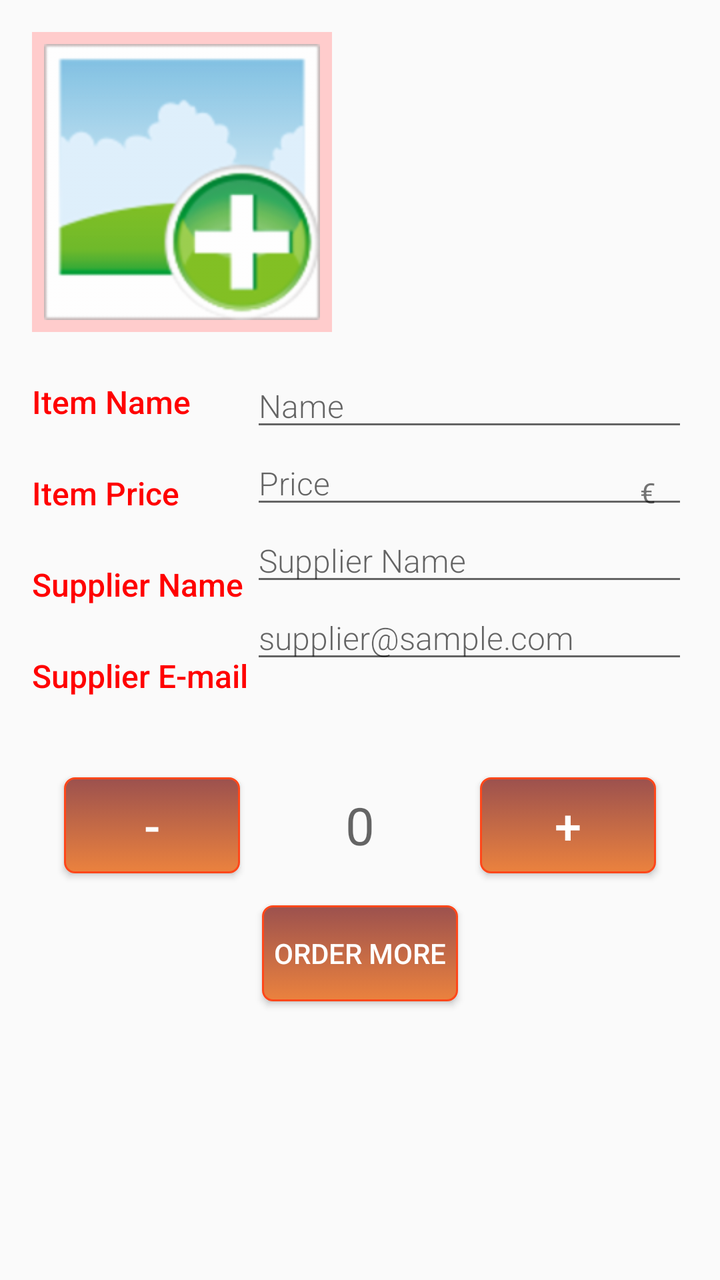
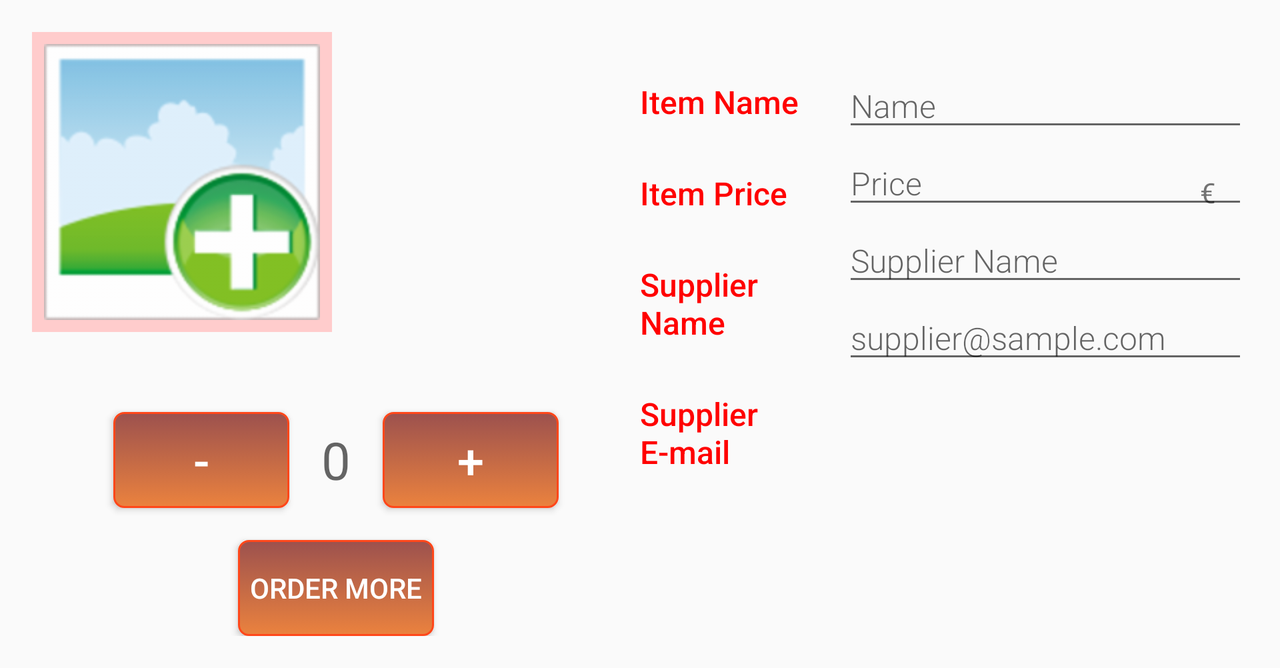

An Android layout and its configuration variant, each rendered on a device that would load it. The default file and the variant file are quoted in full after the pictures.
<!-- AndroidManifest.xml: application theme AppTheme -->
<!-- res/layout/activity_editor.xml -->
<?xml version="1.0" encoding="utf-8"?>
<LinearLayout xmlns:android="http://schemas.android.com/apk/res/android"
    xmlns:tools="http://schemas.android.com/tools"
    android:layout_width="match_parent"
    android:layout_height="match_parent"
    android:layout_margin="@dimen/general_margin"
    android:orientation="vertical"
    tools:context="com.example.android.myinventory.EditorActivity">

    <LinearLayout
        android:layout_width="match_parent"
        android:layout_height="wrap_content"
        android:orientation="horizontal">

        <ImageView
            android:id="@+id/product_picture"
            style="@style/AddImage"
            android:src="@drawable/add_image"></ImageView>

        <TextView
            android:id="@+id/add_photo_text"
            style="@style/AddImageText" />


    </LinearLayout>

    <LinearLayout
        android:layout_width="match_parent"
        android:layout_height="wrap_content"
        android:layout_marginTop="@dimen/general_margin"
        android:orientation="horizontal">

        <LinearLayout
            android:layout_width="0dp"
            android:layout_height="wrap_content"
            android:layout_weight="1"
            android:orientation="vertical">

            <TextView
                style="@style/CategoryName"
                android:text="@string/item_name" />

            <TextView
                style="@style/CategoryName"
                android:layout_marginTop="@dimen/general_margin"
                android:text="@string/item_price" />

            <TextView
                style="@style/CategoryName"
                android:layout_marginTop="@dimen/general_margin"
                android:text="@string/supplierName" />

            <TextView
                style="@style/CategoryName"
                android:layout_marginTop="@dimen/general_margin"
                android:text="@string/supplierEmail" />

        </LinearLayout>

        <LinearLayout
            android:layout_width="0dp"
            android:layout_height="wrap_content"
            android:layout_weight="2"
            android:orientation="vertical">

            <EditText
                android:id="@+id/edit_product_name"
                style="@style/EditText"
                android:hint="@string/hintName"
                android:inputType="textCapWords" />

            <RelativeLayout
                android:layout_width="wrap_content"
                android:layout_height="wrap_content">

                <EditText
                    android:id="@+id/edit_product_price"
                    style="@style/EditText"
                    android:hint="@string/hintPrice"
                    android:inputType="numberDecimal" />

                <TextView
                    style="@style/TextCurrency"
                    android:text="@string/currency" />

            </RelativeLayout>

            <EditText
                android:id="@+id/supplier_name"
                style="@style/EditText"
                android:hint="@string/hintSupplierName"
                android:inputType="textCapWords" />

            <EditText
                android:id="@+id/supplier_email"
                style="@style/EditText"
                android:hint="@string/hintSupplierEmail"
                android:inputType="textEmailAddress" />


        </LinearLayout>

    </LinearLayout>

    <LinearLayout
        android:layout_width="match_parent"
        android:layout_height="wrap_content"
        android:layout_marginTop="@dimen/big_margin"
        android:orientation="horizontal">

        <Button
            android:id="@+id/button_minus"
            style="@style/buttonMin"
            android:onClick="decrement"
            android:text="@string/minus" />

        <TextView
            android:id="@+id/edit_quantity_text_view"
            style="@style/quantityProd"
            android:hint="0" />

        <Button
            android:id="@+id/button_plus"
            style="@style/buttonPlus"
            android:onClick="increment"
            android:text="@string/plus" />
    </LinearLayout>

    <Button
        android:id="@+id/button_order"
        style="@style/orderButton"
        android:onClick="order"
        android:text="@string/orderMore" />

</LinearLayout>
<!-- resources referenced by this layout -->
<resources>
  <dimen name="big_margin">24dp</dimen>
  <dimen name="general_margin">16dp</dimen>
  <string name="currency">€</string>
  <string name="hintName">Name</string>
  <string name="hintPrice">Price</string>
  <string name="hintSupplierEmail">supplier@sample.com</string>
  <string name="hintSupplierName">Supplier Name</string>
  <string name="item_name">Item Name</string>
  <string name="item_price">Item Price</string>
  <string name="minus">-</string>
  <string name="orderMore">Order More</string>
  <string name="plus">+</string>
  <string name="supplierEmail">Supplier E-mail</string>
  <string name="supplierName">Supplier Name</string>
  <style name="AddImage">
          <item name="android:padding">@dimen/image_padding</item>
          <item name="android:layout_width">@dimen/image</item>
          <item name="android:layout_height">@dimen/image</item>
          <item name="android:background">@drawable/picture_frame</item>
      </style>
  <style name="AddImageText">
          <item name="android:layout_width">wrap_content</item>
          <item name="android:layout_height">wrap_content</item>
          <item name="android:layout_margin">@dimen/big_margin</item>
          <item name="android:textSize">@dimen/add_image_text</item>
          <item name="android:textColor">@color/listBckgrnd2</item>
      </style>
  <style name="EditText">
          <item name="android:layout_height">wrap_content</item>
          <item name="android:layout_width">match_parent</item>
          <item name="android:textSize">@dimen/list_small_text</item>
          <item name="android:fontFamily" tools:targetApi="jelly_bean">sans-serif-light</item>
          <item name="android:textAppearance">?android:textAppearanceMedium</item>
      </style>
  <style name="orderButton">
          <item name="android:layout_width">wrap_content</item>
          <item name="android:layout_height">wrap_content</item>
          <item name="android:background">@drawable/mybutton</item>
          <item name="android:padding">@dimen/image_padding</item>
          <item name="android:textColor">@color/lightText</item>
          <item name="android:layout_gravity">center_horizontal</item>
      </style>
  <style name="quantityProd">
          <item name="android:layout_width">0dp</item>
          <item name="android:layout_height">wrap_content</item>
          <item name="android:layout_weight">1</item>
          <item name="android:textAlignment" tools:targetApi="jelly_bean_mr1">center</item>
          <item name="android:layout_gravity">center</item>
          <item name="android:textSize">@dimen/add_quantity_text</item>
      </style>
  <style name="AppTheme" parent="Theme.AppCompat.Light.DarkActionBar">
          
          <item name="colorPrimary">@color/colorPrimary</item>
          <item name="colorPrimaryDark">@color/colorPrimaryDark</item>
          <item name="colorAccent">@color/colorAccent</item>
      </style>
  <dimen name="image_padding">6dp</dimen>
  <dimen name="image">150dp</dimen>
  <!-- drawable picture_frame (drawable) -->
  <?xml version="1.0" encoding="utf-8"?>
  <shape xmlns:android="http://schemas.android.com/apk/res/android"
      android:shape="rectangle">
  
      <solid android:color="@color/listBckgrnd2" />
  
      <size
          android:width="150dp"
          android:height="150dp" />
  
  </shape>
  <dimen name="add_image_text">20sp</dimen>
  <color name="listBckgrnd2">#ffcccc</color>
  <dimen name="list_small_text">16sp</dimen>
  <dimen name="category_padding">8dp</dimen>
  <color name="colorAccent">#ff0000</color>
  <dimen name="button_text">24sp</dimen>
  <color name="lightText">#FFFFFF</color>
  <dimen name="add_quantity_text">26sp</dimen>
  <color name="colorPrimary">#e60000</color>
  <color name="colorPrimaryDark">#990000</color>
  <!-- some entries are left out for length -->
</resources>
<!-- res/layout-land/activity_editor.xml (the repository's variant of the layout above) -->
<!-- drawn on the phone turned sideways -->
<?xml version="1.0" encoding="utf-8"?>
<ScrollView xmlns:android="http://schemas.android.com/apk/res/android"
    xmlns:tools="http://schemas.android.com/tools"
    android:layout_width="match_parent"
    android:layout_height="wrap_content"
    android:layout_margin="@dimen/general_margin"
    android:orientation="horizontal"
    tools:context="com.example.android.myinventory.EditorActivity">

    <LinearLayout
        android:layout_width="match_parent"
        android:layout_height="wrap_content">

        <LinearLayout
            android:layout_width="0dp"
            android:layout_height="wrap_content"
            android:layout_weight="1"
            android:orientation="vertical">


            <LinearLayout
                android:layout_width="match_parent"
                android:layout_height="wrap_content">

                <ImageView
                    android:id="@+id/product_picture"
                    style="@style/AddImage"
                    android:src="@drawable/add_image"></ImageView>

                <TextView
                    android:id="@+id/add_photo_text"
                    style="@style/AddImageText" />
            </LinearLayout>

            <LinearLayout
                android:layout_width="wrap_content"
                android:layout_height="wrap_content"
                android:layout_gravity="center_horizontal"
                android:layout_marginTop="@dimen/big_margin"
                android:gravity="right"
                android:orientation="horizontal">

                <Button
                    android:id="@+id/button_minus"
                    style="@style/buttonMin"
                    android:onClick="decrement"
                    android:text="@string/minus" />

                <TextView
                    android:id="@+id/edit_quantity_text_view"
                    style="@style/quantityProd"
                    android:hint="0" />

                <Button
                    android:id="@+id/button_plus"
                    style="@style/buttonPlus"
                    android:onClick="increment"
                    android:text="@string/plus" />
            </LinearLayout>

            <Button
                android:id="@+id/button_order"
                style="@style/orderButton"
                android:onClick="order"
                android:text="@string/orderMore" />


        </LinearLayout>

        <LinearLayout
            android:layout_width="0dp"
            android:layout_height="wrap_content"
            android:layout_marginTop="@dimen/general_margin"
            android:layout_weight="1"
            android:orientation="horizontal">

            <LinearLayout
                android:layout_width="0dp"
                android:layout_height="wrap_content"
                android:layout_weight="1"
                android:orientation="vertical">

                <TextView
                    style="@style/CategoryName"
                    android:text="@string/item_name" />

                <TextView
                    style="@style/CategoryName"
                    android:layout_marginTop="@dimen/general_margin"
                    android:text="@string/item_price" />

                <TextView
                    style="@style/CategoryName"
                    android:layout_marginTop="@dimen/general_margin"
                    android:text="@string/supplierName" />

                <TextView
                    style="@style/CategoryName"
                    android:layout_marginTop="@dimen/general_margin"
                    android:text="@string/supplierEmail" />

            </LinearLayout>

            <LinearLayout
                android:layout_width="0dp"
                android:layout_height="wrap_content"
                android:layout_weight="2"
                android:orientation="vertical">

                <EditText
                    android:id="@+id/edit_product_name"
                    style="@style/EditText"
                    android:hint="@string/hintName"
                    android:inputType="textCapWords" />

                <RelativeLayout
                    android:layout_width="wrap_content"
                    android:layout_height="wrap_content">

                    <EditText
                        android:id="@+id/edit_product_price"
                        style="@style/EditText"
                        android:hint="@string/hintPrice"
                        android:inputType="numberDecimal" />

                    <TextView
                        style="@style/TextCurrency"
                        android:text="@string/currency" />

                </RelativeLayout>

                <EditText
                    android:id="@+id/supplier_name"
                    style="@style/EditText"
                    android:hint="@string/hintSupplierName"
                    android:inputType="textCapWords" />

                <EditText
                    android:id="@+id/supplier_email"
                    style="@style/EditText"
                    android:hint="@string/hintSupplierEmail"
                    android:inputType="textEmailAddress" />


            </LinearLayout>

        </LinearLayout>

    </LinearLayout>
</ScrollView>
